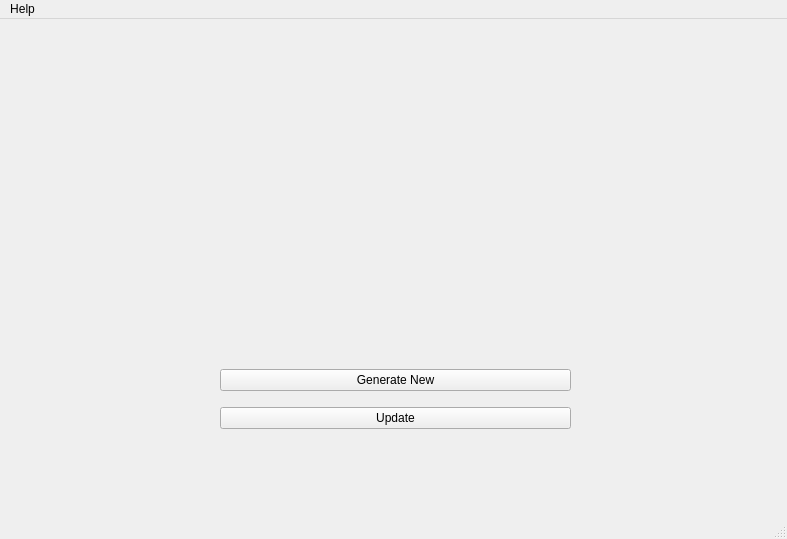
<?xml version="1.0" encoding="UTF-8"?>
<ui version="4.0">
 <class>MainWindow</class>
 <widget class="QMainWindow" name="MainWindow">
  <property name="windowModality">
   <enum>Qt::NonModal</enum>
  </property>
  <property name="geometry">
   <rect>
    <x>0</x>
    <y>0</y>
    <width>787</width>
    <height>539</height>
   </rect>
  </property>
  <property name="windowTitle">
   <string>MainWindow</string>
  </property>
  <widget class="QWidget" name="centralwidget">
   <widget class="QWidget" name="verticalLayoutWidget">
    <property name="geometry">
     <rect>
      <x>220</x>
      <y>50</y>
      <width>351</width>
      <height>261</height>
     </rect>
    </property>
    <layout class="QVBoxLayout" name="qrcodeLayout">
     <item>
      <widget class="QLabel" name="qrcode">
       <property name="text">
        <string/>
       </property>
       <property name="textFormat">
        <enum>Qt::AutoText</enum>
       </property>
       <property name="pixmap">
        <pixmap>../qrcode.svg</pixmap>
       </property>
       <property name="alignment">
        <set>Qt::AlignCenter</set>
       </property>
      </widget>
     </item>
    </layout>
   </widget>
   <widget class="QWidget" name="verticalLayoutWidget_2">
    <property name="geometry">
     <rect>
      <x>220</x>
      <y>340</y>
      <width>351</width>
      <height>80</height>
     </rect>
    </property>
    <layout class="QVBoxLayout" name="generateLayout">
     <item>
      <widget class="QPushButton" name="generateButton">
       <property name="text">
        <string>Generate New</string>
       </property>
      </widget>
     </item>
     <item>
      <widget class="QPushButton" name="updateButton">
       <property name="text">
        <string>Update</string>
       </property>
      </widget>
     </item>
    </layout>
   </widget>
  </widget>
  <widget class="QMenuBar" name="menubar">
   <property name="geometry">
    <rect>
     <x>0</x>
     <y>0</y>
     <width>787</width>
     <height>29</height>
    </rect>
   </property>
   <widget class="QMenu" name="Help">
    <property name="title">
     <string>Help</string>
    </property>
    <addaction name="actionQR_Code_CV_Help"/>
    <addaction name="actionAbout_QR_Code_CV"/>
   </widget>
   <addaction name="Help"/>
  </widget>
  <widget class="QStatusBar" name="statusbar"/>
  <action name="actionQR_Code_CV_Help">
   <property name="text">
    <string>QR Code CV Help</string>
   </property>
  </action>
  <action name="actionAbout_QR_Code_CV">
   <property name="text">
    <string>About QR Code CV</string>
   </property>
  </action>
 </widget>
 <resources/>
 <connections/>
</ui>
